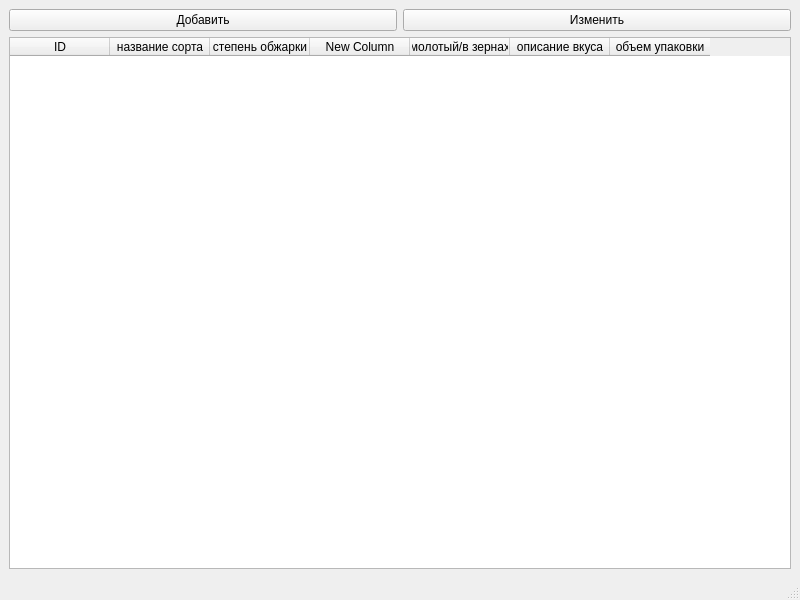
<?xml version="1.0" encoding="UTF-8"?>
<ui version="4.0">
 <class>MainWindow</class>
 <widget class="QMainWindow" name="MainWindow">
  <property name="geometry">
   <rect>
    <x>0</x>
    <y>0</y>
    <width>800</width>
    <height>600</height>
   </rect>
  </property>
  <property name="windowTitle">
   <string>MainWindow</string>
  </property>
  <widget class="QWidget" name="centralwidget">
   <layout class="QGridLayout" name="gridLayout_2">
    <item row="0" column="0">
     <layout class="QGridLayout" name="gridLayout">
      <item row="0" column="0">
       <widget class="QPushButton" name="add_pushButton">
        <property name="text">
         <string>Добавить</string>
        </property>
       </widget>
      </item>
      <item row="0" column="1">
       <widget class="QPushButton" name="change_pushButton">
        <property name="text">
         <string>Изменить</string>
        </property>
       </widget>
      </item>
      <item row="1" column="0" colspan="2">
       <widget class="QTableWidget" name="coffee_tableWidget">
        <column>
         <property name="text">
          <string>ID</string>
         </property>
        </column>
        <column>
         <property name="text">
          <string>название сорта</string>
         </property>
        </column>
        <column>
         <property name="text">
          <string>степень обжарки</string>
         </property>
        </column>
        <column>
         <property name="text">
          <string>New Column</string>
         </property>
        </column>
        <column>
         <property name="text">
          <string>молотый/в зернах</string>
         </property>
        </column>
        <column>
         <property name="text">
          <string>описание вкуса</string>
         </property>
        </column>
        <column>
         <property name="text">
          <string>объем упаковки</string>
         </property>
        </column>
       </widget>
      </item>
     </layout>
    </item>
   </layout>
  </widget>
  <widget class="QMenuBar" name="menubar">
   <property name="geometry">
    <rect>
     <x>0</x>
     <y>0</y>
     <width>800</width>
     <height>24</height>
    </rect>
   </property>
  </widget>
  <widget class="QStatusBar" name="statusbar"/>
 </widget>
 <resources/>
 <connections/>
</ui>
